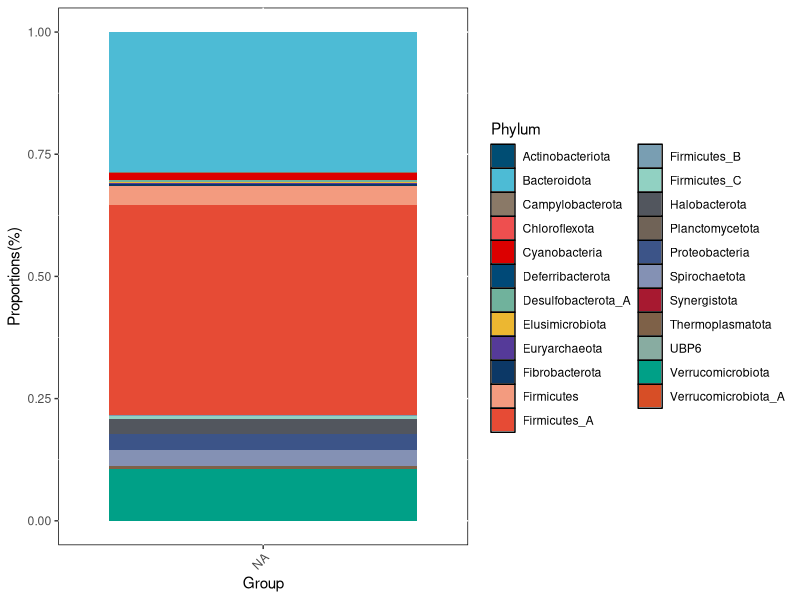
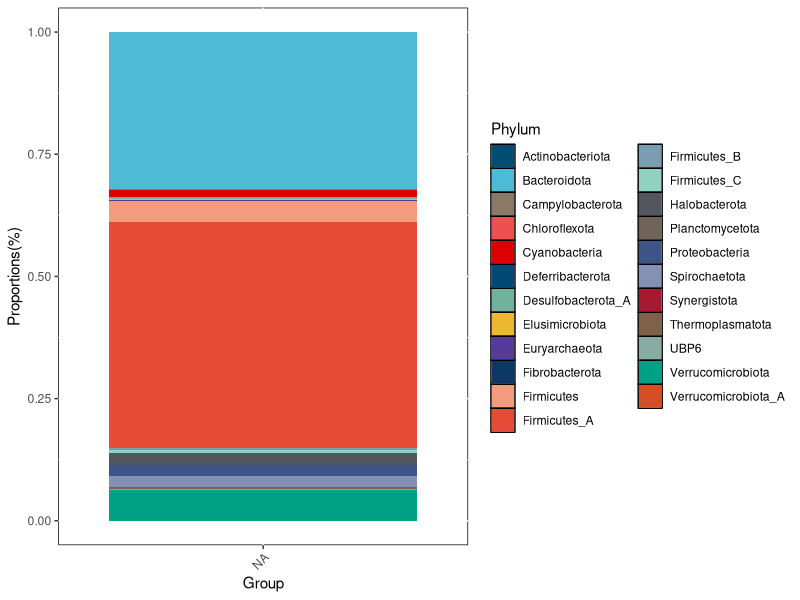
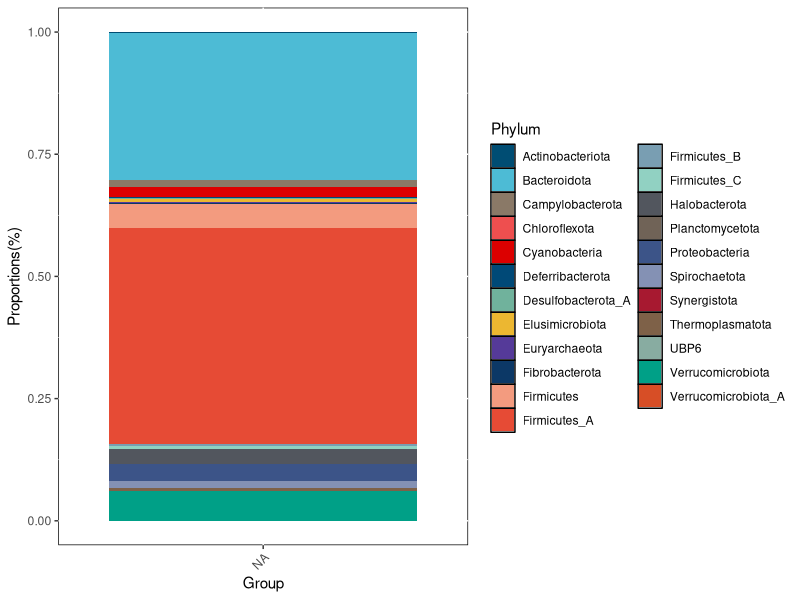
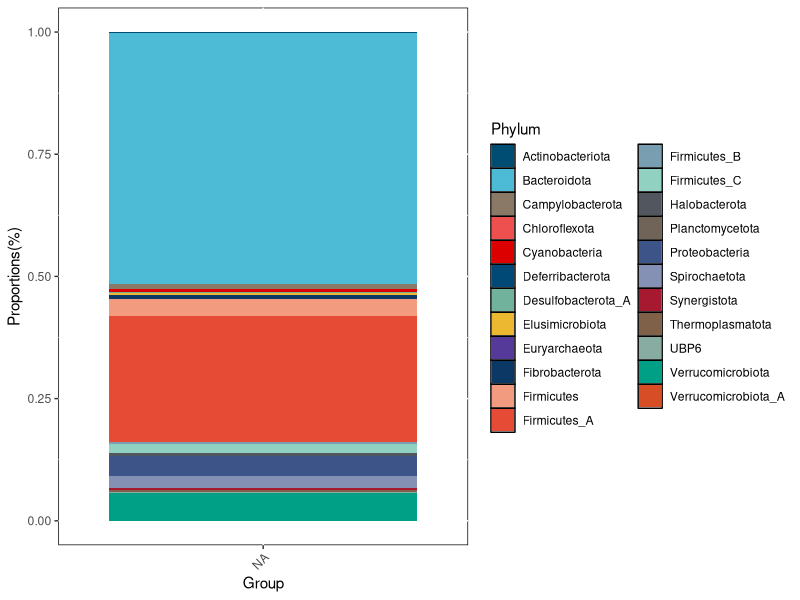
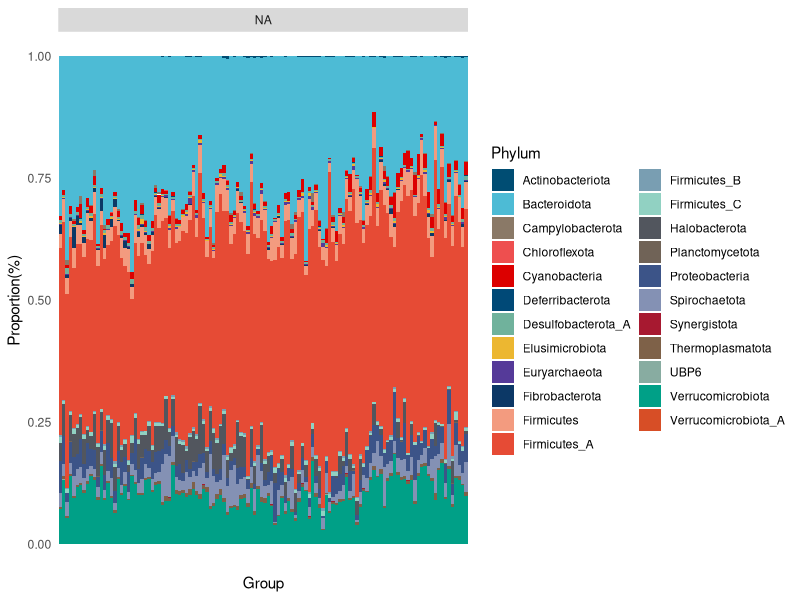
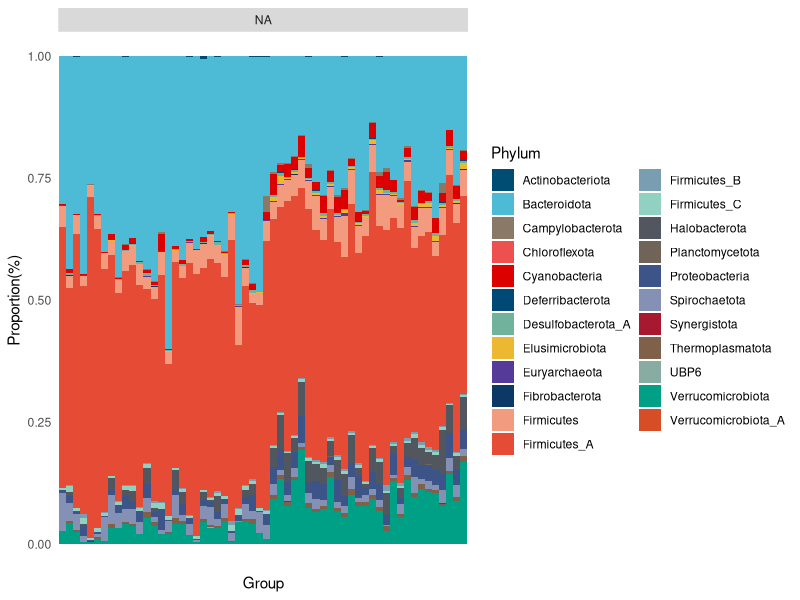
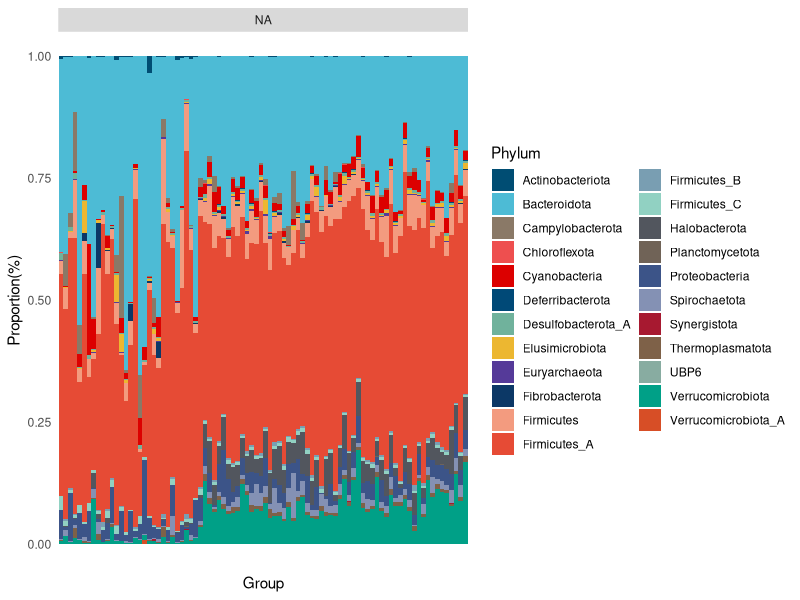
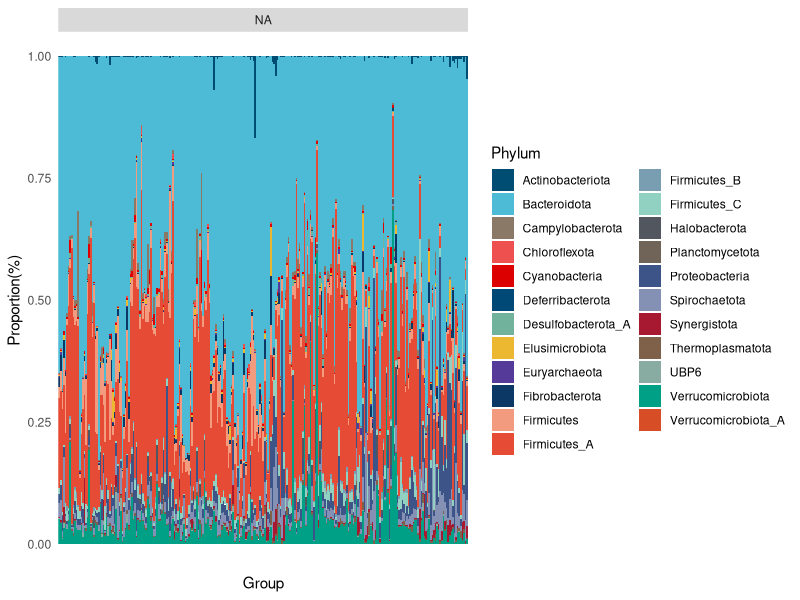

These figures' R source, in order:
library(ggplot2)
sample <- read.table("percentage_geom_bar_Phylum_geography_sum.txt",sep = "\t",header = T)
sample <- within(sample, Group <- factor(Group, levels = c("Yunnan","Sichuan","Guangxi","Hainan")))
pdf(file = "percentage_geom_bar_Phylum_geography_sum.pdf")
ggplot(data = sample, aes(x = Group, y = Number, fill = factor(Phylum))) + geom_bar(stat = "identity", width = 0.9, position = "fill" ) + theme(panel.background = element_rect(fill = NA, colour = "black", linetype = "solid")) +labs(y = "Proportions(%)", fill = "Phylum") + theme(axis.text.x = element_text(angle = 45, hjust = 1)) + scale_fill_manual(values = c('#004d73','#4DBBD5','#8a7967','#ee4f4f','#DC0000','#004977','#70b29c','#ecb731','#553a99','#0c3866','#F39B7F','#E64B35','#799eb2','#91D1C2','#52565e','#706357','#3C5488','#8491B4','#a71930','#7E6148','#88aca1','#00A087','#d74e26'))
dev.off()

sample <- read.table("percentage_geom_bar_Phylum_feeding_style_sum.txt",sep = "\t",header = T)
sample <- within(sample, Group <- factor(Group, levels = c("Grazing","Indoor_feeding")))
pdf(file = "percentage_geom_bar_Phylum_feeding_style_sum.pdf")
ggplot(data = sample, aes(x = Group, y = Number, fill = factor(Phylum))) + geom_bar(stat = "identity", width = 0.9, position = "fill" ) + theme(panel.background = element_rect(fill = NA, colour = "black", linetype = "solid")) +labs(y = "Proportions(%)", fill = "Phylum") + theme(axis.text.x = element_text(angle = 45, hjust = 1)) + scale_fill_manual(values = c('#004d73','#4DBBD5','#8a7967','#ee4f4f','#DC0000','#004977','#70b29c','#ecb731','#553a99','#0c3866','#F39B7F','#E64B35','#799eb2','#91D1C2','#52565e','#706357','#3C5488','#8491B4','#a71930','#7E6148','#88aca1','#00A087','#d74e26'))
dev.off()

sample <- read.table("percentage_geom_bar_Phylum_age_sum.txt",sep = "\t",header = T)
sample <- within(sample, Group <- factor(Group, levels = c("1_months_old","6_months_old","12_months_old")))
pdf(file = "percentage_geom_bar_Phylum_age_sum.pdf")
ggplot(data = sample, aes(x = Group, y = Number, fill = factor(Phylum))) + geom_bar(stat = "identity", width = 0.9, position = "fill" ) + theme(panel.background = element_rect(fill = NA, colour = "black", linetype = "solid")) +labs(y = "Proportions(%)", fill = "Phylum") + theme(axis.text.x = element_text(angle = 45, hjust = 1)) + scale_fill_manual(values = c('#004d73','#4DBBD5','#8a7967','#ee4f4f','#DC0000','#004977','#70b29c','#ecb731','#553a99','#0c3866','#F39B7F','#E64B35','#799eb2','#91D1C2','#52565e','#706357','#3C5488','#8491B4','#a71930','#7E6148','#88aca1','#00A087','#d74e26'))
dev.off()

sample <- read.table("percentage_geom_bar_Phylum_gastrointestinal_tract_sum.txt",sep = "\t",header = T)
sample <- within(sample, Group <- factor(Group, levels = c("Stomach","Small_intestine","Large_intestine")))
pdf(file = "percentage_geom_bar_Phylum_gastrointestinal_tract_sum.pdf")
ggplot(data = sample, aes(x = Group, y = Number, fill = factor(Phylum))) + geom_bar(stat = "identity", width = 0.9, position = "fill" ) + theme(panel.background = element_rect(fill = NA, colour = "black", linetype = "solid")) +labs(y = "Proportions(%)", fill = "Phylum") + theme(axis.text.x = element_text(angle = 45, hjust = 1)) + scale_fill_manual(values = c('#004d73','#4DBBD5','#8a7967','#ee4f4f','#DC0000','#004977','#70b29c','#ecb731','#553a99','#0c3866','#F39B7F','#E64B35','#799eb2','#91D1C2','#52565e','#706357','#3C5488','#8491B4','#a71930','#7E6148','#88aca1','#00A087','#d74e26'))
dev.off()



sample <- read.table("percentage_geom_bar_Phylum_geography_sample.txt",sep = "\t",header = T)
sample <- within(sample, Group <- factor(Group, levels = c("Yunnan","Sichuan","Guangxi","Hainan")))
pdf(file = "percentage_geom_bar_Phylum_geography_sample.pdf")
ggplot(data = sample, aes(x = Sample, y = Number, fill = factor(Phylum))) + geom_bar(stat = "identity", width = 1, position = "fill" ) + facet_grid(. ~ Group,scales = "free_x") + theme(axis.text.x =element_blank()) + theme(panel.background = element_rect(fill = NA, colour = "black", linetype = "solid")) + labs(fill = "Phylum") + labs(y = "Proportion(%)") + labs(x = "Group") + theme(axis.ticks = element_line(linetype = "blank")) + theme(panel.background = element_rect(linetype = "blank")) + scale_fill_manual(values = c('#004d73','#4DBBD5','#8a7967','#ee4f4f','#DC0000','#004977','#70b29c','#ecb731','#553a99','#0c3866','#F39B7F','#E64B35','#799eb2','#91D1C2','#52565e','#706357','#3C5488','#8491B4','#a71930','#7E6148','#88aca1','#00A087','#d74e26'))
dev.off()

sample <- read.table("percentage_geom_bar_Phylum_feeding_style_sample.txt",sep = "\t",header = T)
sample <- within(sample, Group <- factor(Group, levels = c("Grazing","Indoor_feeding")))
pdf(file = "percentage_geom_bar_Phylum_feeding_style_sample.pdf")
ggplot(data = sample, aes(x = Sample, y = Number, fill = factor(Phylum))) + geom_bar(stat = "identity", width = 1, position = "fill" ) + facet_grid(. ~ Group,scales = "free_x") + theme(axis.text.x =element_blank()) + theme(panel.background = element_rect(fill = NA, colour = "black", linetype = "solid")) + labs(fill = "Phylum") + labs(y = "Proportion(%)") + labs(x = "Group") + theme(axis.ticks = element_line(linetype = "blank")) + theme(panel.background = element_rect(linetype = "blank")) + scale_fill_manual(values = c('#004d73','#4DBBD5','#8a7967','#ee4f4f','#DC0000','#004977','#70b29c','#ecb731','#553a99','#0c3866','#F39B7F','#E64B35','#799eb2','#91D1C2','#52565e','#706357','#3C5488','#8491B4','#a71930','#7E6148','#88aca1','#00A087','#d74e26'))
dev.off()

sample <- read.table("percentage_geom_bar_Phylum_age_sample.txt",sep = "\t",header = T)
sample <- within(sample, Group <- factor(Group, levels = c("1_months_old","6_months_old","12_months_old")))
pdf(file = "percentage_geom_bar_Phylum_age_sample.pdf")
ggplot(data = sample, aes(x = Sample, y = Number, fill = factor(Phylum))) + geom_bar(stat = "identity", width = 1, position = "fill" ) + facet_grid(. ~ Group,scales = "free_x") + theme(axis.text.x =element_blank()) + theme(panel.background = element_rect(fill = NA, colour = "black", linetype = "solid")) + labs(fill = "Phylum") + labs(y = "Proportion(%)") + labs(x = "Group") + theme(axis.ticks = element_line(linetype = "blank")) + theme(panel.background = element_rect(linetype = "blank")) + scale_fill_manual(values = c('#004d73','#4DBBD5','#8a7967','#ee4f4f','#DC0000','#004977','#70b29c','#ecb731','#553a99','#0c3866','#F39B7F','#E64B35','#799eb2','#91D1C2','#52565e','#706357','#3C5488','#8491B4','#a71930','#7E6148','#88aca1','#00A087','#d74e26'))
dev.off()

sample <- read.table("percentage_geom_bar_Phylum_gastrointestinal_tract_sample.txt",sep = "\t",header = T)
sample <- within(sample, Group <- factor(Group, levels = c("Stomach","Small_intestine","Large_intestine")))
pdf(file = "percentage_geom_bar_Phylum_gastrointestinal_tract_sample.pdf")
ggplot(data = sample, aes(x = Sample, y = Number, fill = factor(Phylum))) + geom_bar(stat = "identity", width = 1, position = "fill" ) + facet_grid(. ~ Group,scales = "free_x") + theme(axis.text.x =element_blank()) + theme(panel.background = element_rect(fill = NA, colour = "black", linetype = "solid")) + labs(fill = "Phylum") + labs(y = "Proportion(%)") + labs(x = "Group") + theme(axis.ticks = element_line(linetype = "blank")) + theme(panel.background = element_rect(linetype = "blank")) + scale_fill_manual(values = c('#004d73','#4DBBD5','#8a7967','#ee4f4f','#DC0000','#004977','#70b29c','#ecb731','#553a99','#0c3866','#F39B7F','#E64B35','#799eb2','#91D1C2','#52565e','#706357','#3C5488','#8491B4','#a71930','#7E6148','#88aca1','#00A087','#d74e26'))
dev.off()
